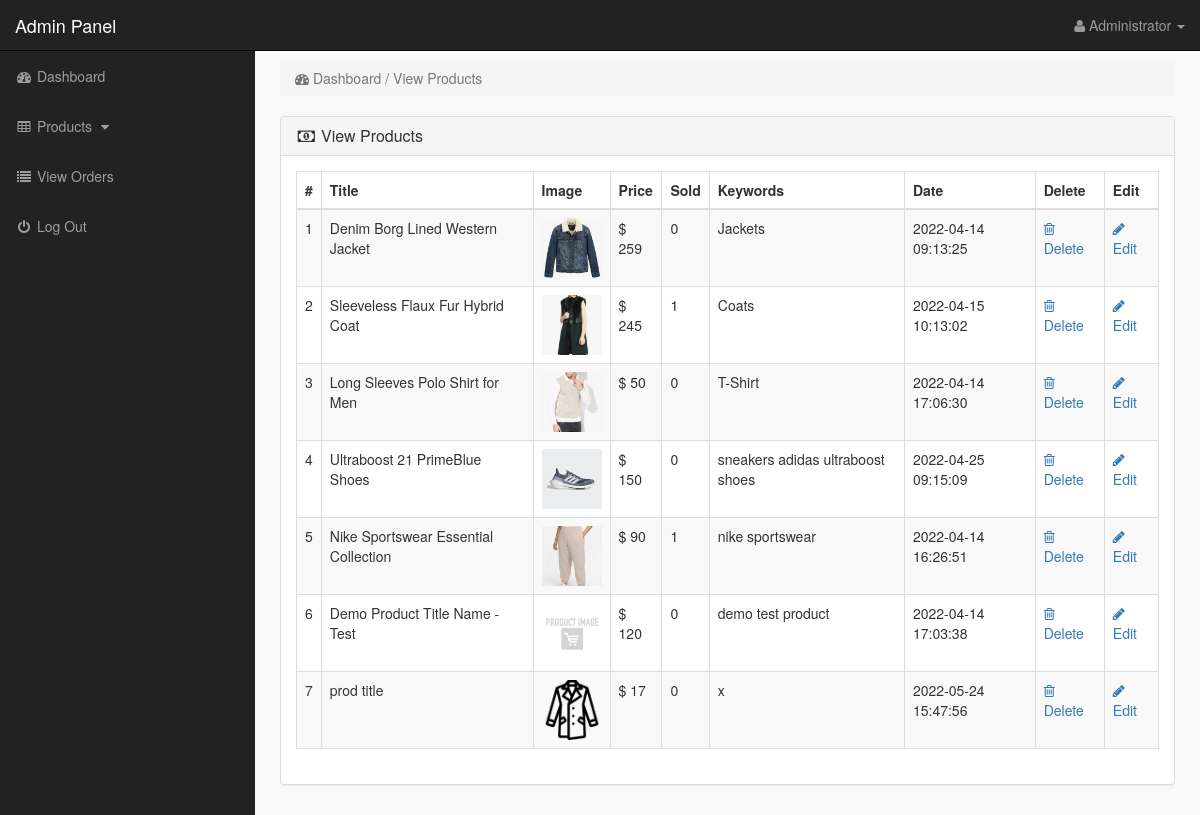
/admin_area/index.php?view_products (signed in), run on the app's committed database.
### tables this page shows
CREATE TABLE IF NOT EXISTS `products` (
  `product_id` int(10) NOT NULL AUTO_INCREMENT,
  `p_cat_id` int(10) NOT NULL,
  `cat_id` int(10) NOT NULL,
  `manufacturer_id` int(10) NOT NULL,
  `date` timestamp NOT NULL DEFAULT CURRENT_TIMESTAMP ON UPDATE CURRENT_TIMESTAMP,
  `product_title` text NOT NULL,
  `product_url` text NOT NULL,
  `product_img1` text NOT NULL,
  `product_img2` text NOT NULL,
  `product_img3` text NOT NULL,
  `product_price` int(10) NOT NULL,
  `product_psp_price` int(100) NOT NULL,
  `product_desc` text NOT NULL,
  `product_features` text NOT NULL,
  `product_video` text NOT NULL,
  `product_keywords` text NOT NULL,
  `product_label` text NOT NULL,
  `status` varchar(255) NOT NULL,
  PRIMARY KEY (`product_id`)
);

### admin_area/view_products.php (the view)
<?php
if(!isset($_SESSION['admin_email'])){
echo "<script>window.open('login.php','_self')</script>";
}
else {
?>
<div class="row">
<div class="col-lg-12" >
<ol class="breadcrumb" >
<li class="active" >
<i class="fa fa-dashboard"></i> Dashboard / View Products
</li>
</ol>
</div>
</div>
<div class="row" >
<div class="col-lg-12" >
<div class="panel panel-default" >
<div class="panel-heading" >
<h3 class="panel-title" >
<i class="fa fa-money fa-fw" ></i> View Products
</h3>
</div>
<div class="panel-body" >
<div class="table-responsive" >
<table class="table table-bordered table-hover table-striped" >
<thead>
<tr>
<th>#</th>
<th>Title</th>
<th>Image</th>
<th>Price</th>
<th>Sold</th>
<th>Keywords</th>
<th>Date</th>
<th>Delete</th>
<th>Edit</th>
</tr>
</thead>
<tbody>
<?php
$i = 0;
$get_pro = "select * from products where status='product'";
$run_pro = mysqli_query($con,$get_pro);
while($row_pro=mysqli_fetch_array($run_pro)){
$pro_id = $row_pro['product_id'];
$pro_title = $row_pro['product_title'];
$pro_image = $row_pro['product_img1'];
$pro_price = $row_pro['product_price'];
$pro_keywords = $row_pro['product_keywords'];
$pro_date = $row_pro['date'];
$i++;
?>
<tr>
<td><?php echo $i; ?></td>
<td><?php echo $pro_title; ?></td>
<td><img src="product_images/<?php echo $pro_image; ?>" width="60" height="60"></td>
<td>$ <?php echo $pro_price; ?></td>
<td>
<?php
$get_sold = "select * from pending_orders where product_id='$pro_id'";
$run_sold = mysqli_query($con,$get_sold);
$count = mysqli_num_rows($run_sold);
echo $count;
?>
</td>
<td> <?php echo $pro_keywords; ?> </td>
<td><?php echo $pro_date; ?></td>
<td>
<a href="index.php?delete_product=<?php echo $pro_id; ?>">
<i class="fa fa-trash-o"> </i> Delete
</a>
</td>
<td>
<a href="index.php?edit_product=<?php echo $pro_id; ?>">
<i class="fa fa-pencil"> </i> Edit
</a>
</td>
</tr>
<?php } ?>
</tbody>
</table>
</div>
</div>
</div>
</div>
</div>
<?php } ?>

### admin_area/index.php (shortened to what this page needs)
<?php
include("includes/db.php");
if(!isset($_SESSION['admin_email'])){
echo "<script>window.open('login.php','_self')</script>";
}
else {
?>
<?php
$admin_session = $_SESSION['admin_email'];
$get_admin = "select * from admins  where admin_email='$admin_session'";
$run_admin = mysqli_query($con,$get_admin);
$row_admin = mysqli_fetch_array($run_admin);
$admin_name = $row_admin['admin_name'];
?>
<!DOCTYPE html>
<html>
<head>
<link href="css/bootstrap.min.css" rel="stylesheet">
<link href="css/style.css" rel="stylesheet">
<link href="font-awesome/css/font-awesome.min.css" rel="stylesheet" >
</head>
<body>
<div id="wrapper">
<?php include("includes/sidebar.php");  ?>
<div id="page-wrapper">
<div class="container-fluid">
<?php
if(isset($_GET['view_products'])){
include("view_products.php");
}
?>
</div>
</div>
</div>
</body>
</html>
<?php } ?>

### admin_area/includes/sidebar.php (shortened to what this page needs)
<?php
if(!isset($_SESSION['admin_email'])){
echo "<script>window.open('login.php','_self')</script>";
}
else {
?>
<nav class="navbar navbar-inverse navbar-fixed-top" >
<div class="navbar-header" >
<a class="navbar-brand" href="index.php?dashboard" >Admin Panel</a>
</div>
<ul class="nav navbar-right top-nav" >
<li class="dropdown" >
<a href="#" class="dropdown-toggle" data-toggle="dropdown" >
<i class="fa fa-user" ></i>
<?php echo $admin_name; ?> <b class="caret" ></b>
</a>
</li>
</ul>
<div class="collapse navbar-collapse navbar-ex1-collapse">
<ul class="nav navbar-nav side-nav">
<li>
<a href="index.php?dashboard">
<i class="fa fa-fw fa-dashboard"></i> Dashboard
</a>
</li>
<li>
<a href="#" data-toggle="collapse" data-target="#products">
<i class="fa fa-fw fa-table"></i> Products
<i class="fa fa-fw fa-caret-down"></i>
</a>
</li>
<li>
<a href="index.php?view_orders">
<i class="fa fa-fw fa-list"></i> View Orders
</a>
</li>
<li>
<a href="logout.php">
<i class="fa fa-fw fa-power-off"></i> Log Out
</a>
</li>
</ul>
</div>
</nav>
<?php } ?>

### admin_area/css/style.css (style rules this page uses)
body { margin-top:100px; }
@media (min-width: 768px) { body { margin-top:50px; } }
#wrapper { padding-left:0; }
#page-wrapper { width:100%; padding:0; background-color:#F9F9F9; }
@media (min-width: 768px) { #wrapper { padding-left:255px; } }
@media (min-width: 768px) { #page-wrapper { padding:10px; } }
.top-nav { padding:0 15px; }
.top-nav>li { display:inline-block; float:left; }
.top-nav>li>a { padding-top:15px; padding-bottom:15px; line-height:20px; color:#999; }
@media (min-width: 768px) { .side-nav { position:fixed; top:51px; width:255px; border-radius:0; overflow-y:auto; background-color: #222; bottom:0; overflow-x:hidden; padding-bottom:40px; } }
@media (min-width: 768px) { .side-nav>li>a { width:255px; } }
.panel-body { border-radius:5px; }

### data on the page
products: product_title "Denim Borg Lined Western Jacket", product_img1 (picture), product_price "259", count "0", product_keywords "Jackets", date "2022-04-14 09:13:25"
products: product_title "Sleeveless Flaux Fur Hybrid Coat", product_img1 (picture), product_price "245", count "1", product_keywords "Coats", date "2022-04-15 10:13:02"
products: product_title "Long Sleeves Polo Shirt for Men", product_img1 (picture), product_price "50", count "0", product_keywords "T-Shirt", date "2022-04-14 17:06:30"
products: product_title "Ultraboost 21 PrimeBlue Shoes", product_img1 (picture), product_price "150", count "0", product_keywords "sneakers adidas ultraboost shoes", date "2022-04-25 09:15:09"
products: product_title "Nike Sportswear Essential Collection", product_img1 (picture), product_price "90", count "1", product_keywords "nike sportswear", date "2022-04-14 16:26:51"
products: product_title "Demo Product Title Name - Test", product_img1 (placeholder picture), product_price "120", count "0", product_keywords "demo test product", date "2022-04-14 17:03:38"
products: product_title "prod title", product_img1 (picture), product_price "17", count "0", product_keywords "x", date "2022-05-24 15:47:56"

### other printed values
$admin_name "Administrator"
